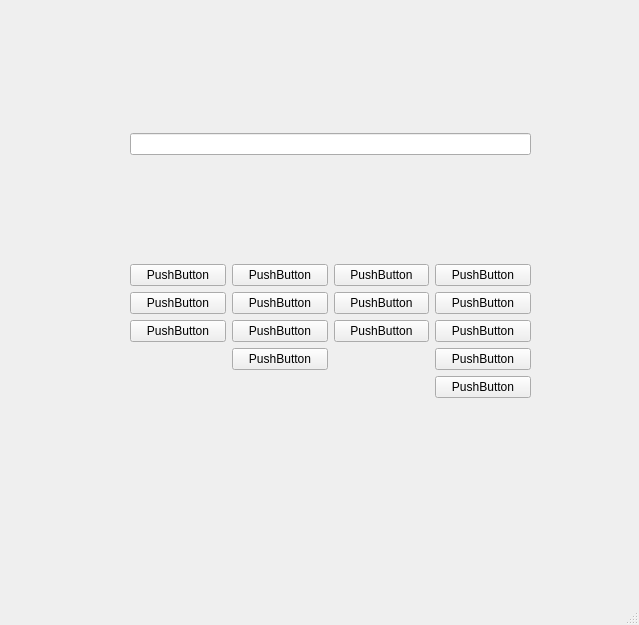
<?xml version="1.0" encoding="UTF-8"?>
<ui version="4.0">
 <class>MainWindow</class>
 <widget class="QMainWindow" name="MainWindow">
  <property name="geometry">
   <rect>
    <x>0</x>
    <y>0</y>
    <width>639</width>
    <height>625</height>
   </rect>
  </property>
  <property name="windowTitle">
   <string>MainWindow</string>
  </property>
  <widget class="QWidget" name="centralwidget">
   <widget class="QWidget" name="verticalLayoutWidget">
    <property name="geometry">
     <rect>
      <x>130</x>
      <y>30</y>
      <width>401</width>
      <height>471</height>
     </rect>
    </property>
    <layout class="QVBoxLayout" name="verticalLayout">
     <item>
      <widget class="QLineEdit" name="lineEdit"/>
     </item>
     <item>
      <layout class="QGridLayout" name="gridLayout">
       <item row="5" column="2">
        <widget class="QPushButton" name="pushButton_6">
         <property name="text">
          <string>PushButton</string>
         </property>
        </widget>
       </item>
       <item row="2" column="3">
        <widget class="QPushButton" name="pushButton_11">
         <property name="text">
          <string>PushButton</string>
         </property>
        </widget>
       </item>
       <item row="2" column="0">
        <widget class="QPushButton" name="pushButton">
         <property name="text">
          <string>PushButton</string>
         </property>
        </widget>
       </item>
       <item row="8" column="0">
        <widget class="QPushButton" name="pushButton_7">
         <property name="text">
          <string>PushButton</string>
         </property>
        </widget>
       </item>
       <item row="8" column="3">
        <widget class="QPushButton" name="pushButton_13">
         <property name="text">
          <string>PushButton</string>
         </property>
        </widget>
       </item>
       <item row="9" column="3">
        <widget class="QPushButton" name="pushButton_14">
         <property name="text">
          <string>PushButton</string>
         </property>
        </widget>
       </item>
       <item row="2" column="2">
        <widget class="QPushButton" name="pushButton_3">
         <property name="text">
          <string>PushButton</string>
         </property>
        </widget>
       </item>
       <item row="5" column="1">
        <widget class="QPushButton" name="pushButton_5">
         <property name="text">
          <string>PushButton</string>
         </property>
        </widget>
       </item>
       <item row="10" column="3">
        <widget class="QPushButton" name="pushButton_15">
         <property name="text">
          <string>PushButton</string>
         </property>
        </widget>
       </item>
       <item row="8" column="1">
        <widget class="QPushButton" name="pushButton_8">
         <property name="text">
          <string>PushButton</string>
         </property>
        </widget>
       </item>
       <item row="2" column="1">
        <widget class="QPushButton" name="pushButton_2">
         <property name="text">
          <string>PushButton</string>
         </property>
        </widget>
       </item>
       <item row="5" column="0">
        <widget class="QPushButton" name="pushButton_4">
         <property name="text">
          <string>PushButton</string>
         </property>
        </widget>
       </item>
       <item row="9" column="1">
        <widget class="QPushButton" name="pushButton_10">
         <property name="text">
          <string>PushButton</string>
         </property>
        </widget>
       </item>
       <item row="5" column="3">
        <widget class="QPushButton" name="pushButton_12">
         <property name="text">
          <string>PushButton</string>
         </property>
        </widget>
       </item>
       <item row="8" column="2">
        <widget class="QPushButton" name="pushButton_9">
         <property name="text">
          <string>PushButton</string>
         </property>
        </widget>
       </item>
      </layout>
     </item>
    </layout>
   </widget>
  </widget>
  <widget class="QMenuBar" name="menubar">
   <property name="geometry">
    <rect>
     <x>0</x>
     <y>0</y>
     <width>639</width>
     <height>21</height>
    </rect>
   </property>
  </widget>
  <widget class="QStatusBar" name="statusbar"/>
 </widget>
 <resources/>
 <connections/>
</ui>
